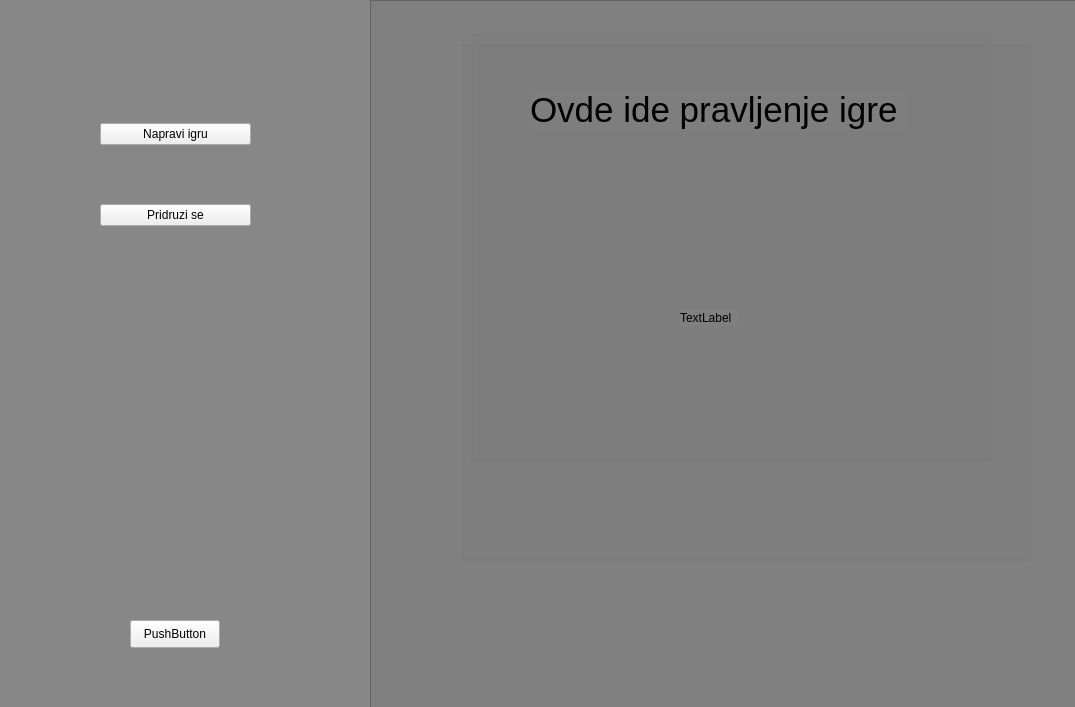
<?xml version="1.0" encoding="UTF-8"?>
<ui version="4.0">
 <class>settingsProzor</class>
 <widget class="QWidget" name="settingsProzor">
  <property name="geometry">
   <rect>
    <x>0</x>
    <y>0</y>
    <width>1075</width>
    <height>707</height>
   </rect>
  </property>
  <property name="windowTitle">
   <string>Form</string>
  </property>
  <property name="styleSheet">
   <string notr="true">#settingsProzor{
	border-image: url(:/images/matfopoly.png);
}</string>
  </property>
  <widget class="QWidget" name="widget" native="true">
   <property name="geometry">
    <rect>
     <x>0</x>
     <y>0</y>
     <width>371</width>
     <height>711</height>
    </rect>
   </property>
   <property name="styleSheet">
    <string notr="true">#widget{
	background-color: rgb(135, 135, 135);
}</string>
   </property>
   <widget class="QWidget" name="verticalLayoutWidget">
    <property name="geometry">
     <rect>
      <x>100</x>
      <y>70</y>
      <width>151</width>
      <height>211</height>
     </rect>
    </property>
    <layout class="QVBoxLayout" name="verticalLayout">
     <item>
      <widget class="QPushButton" name="pushButton">
       <property name="text">
        <string>Napravi igru</string>
       </property>
      </widget>
     </item>
     <item>
      <widget class="QPushButton" name="pushButton_2">
       <property name="text">
        <string>Pridruzi se</string>
       </property>
      </widget>
     </item>
    </layout>
   </widget>
   <widget class="QPushButton" name="pushButton_3">
    <property name="geometry">
     <rect>
      <x>130</x>
      <y>620</y>
      <width>90</width>
      <height>28</height>
     </rect>
    </property>
    <property name="text">
     <string>PushButton</string>
    </property>
   </widget>
  </widget>
  <widget class="QFrame" name="frame">
   <property name="enabled">
    <bool>true</bool>
   </property>
   <property name="geometry">
    <rect>
     <x>370</x>
     <y>0</y>
     <width>711</width>
     <height>711</height>
    </rect>
   </property>
   <property name="styleSheet">
    <string notr="true">QFrame {

background-color: grey;

}</string>
   </property>
   <property name="frameShape">
    <enum>QFrame::StyledPanel</enum>
   </property>
   <property name="frameShadow">
    <enum>QFrame::Raised</enum>
   </property>
   <widget class="QGroupBox" name="groupBox">
    <property name="geometry">
     <rect>
      <x>100</x>
      <y>30</y>
      <width>521</width>
      <height>431</height>
     </rect>
    </property>
    <property name="title">
     <string/>
    </property>
    <widget class="QLabel" name="label">
     <property name="enabled">
      <bool>true</bool>
     </property>
     <property name="geometry">
      <rect>
       <x>60</x>
       <y>60</y>
       <width>376</width>
       <height>40</height>
      </rect>
     </property>
     <property name="text">
      <string>&lt;html&gt;&lt;head/&gt;&lt;body&gt;&lt;p&gt;&lt;span style=&quot; font-size:26pt;&quot;&gt;Ovde ide pravljenje igre&lt;/span&gt;&lt;/p&gt;&lt;/body&gt;&lt;/html&gt;</string>
     </property>
    </widget>
   </widget>
   <widget class="QGroupBox" name="groupBox_2">
    <property name="geometry">
     <rect>
      <x>90</x>
      <y>40</y>
      <width>571</width>
      <height>521</height>
     </rect>
    </property>
    <property name="title">
     <string/>
    </property>
    <widget class="QLabel" name="label_2">
     <property name="geometry">
      <rect>
       <x>220</x>
       <y>270</y>
       <width>58</width>
       <height>16</height>
      </rect>
     </property>
     <property name="text">
      <string>TextLabel</string>
     </property>
    </widget>
   </widget>
  </widget>
 </widget>
 <resources/>
 <connections>
  <connection>
   <sender>pushButton</sender>
   <signal>clicked()</signal>
   <receiver>groupBox</receiver>
   <slot>show()</slot>
   <hints>
    <hint type="sourcelabel">
     <x>175</x>
     <y>133</y>
    </hint>
    <hint type="destinationlabel">
     <x>730</x>
     <y>245</y>
    </hint>
   </hints>
  </connection>
  <connection>
   <sender>pushButton</sender>
   <signal>clicked()</signal>
   <receiver>groupBox_2</receiver>
   <slot>hide()</slot>
   <hints>
    <hint type="sourcelabel">
     <x>175</x>
     <y>133</y>
    </hint>
    <hint type="destinationlabel">
     <x>735</x>
     <y>290</y>
    </hint>
   </hints>
  </connection>
  <connection>
   <sender>pushButton_2</sender>
   <signal>clicked()</signal>
   <receiver>groupBox_2</receiver>
   <slot>show()</slot>
   <hints>
    <hint type="sourcelabel">
     <x>175</x>
     <y>216</y>
    </hint>
    <hint type="destinationlabel">
     <x>735</x>
     <y>290</y>
    </hint>
   </hints>
  </connection>
  <connection>
   <sender>pushButton_2</sender>
   <signal>clicked()</signal>
   <receiver>groupBox</receiver>
   <slot>hide()</slot>
   <hints>
    <hint type="sourcelabel">
     <x>175</x>
     <y>216</y>
    </hint>
    <hint type="destinationlabel">
     <x>730</x>
     <y>245</y>
    </hint>
   </hints>
  </connection>
 </connections>
</ui>
